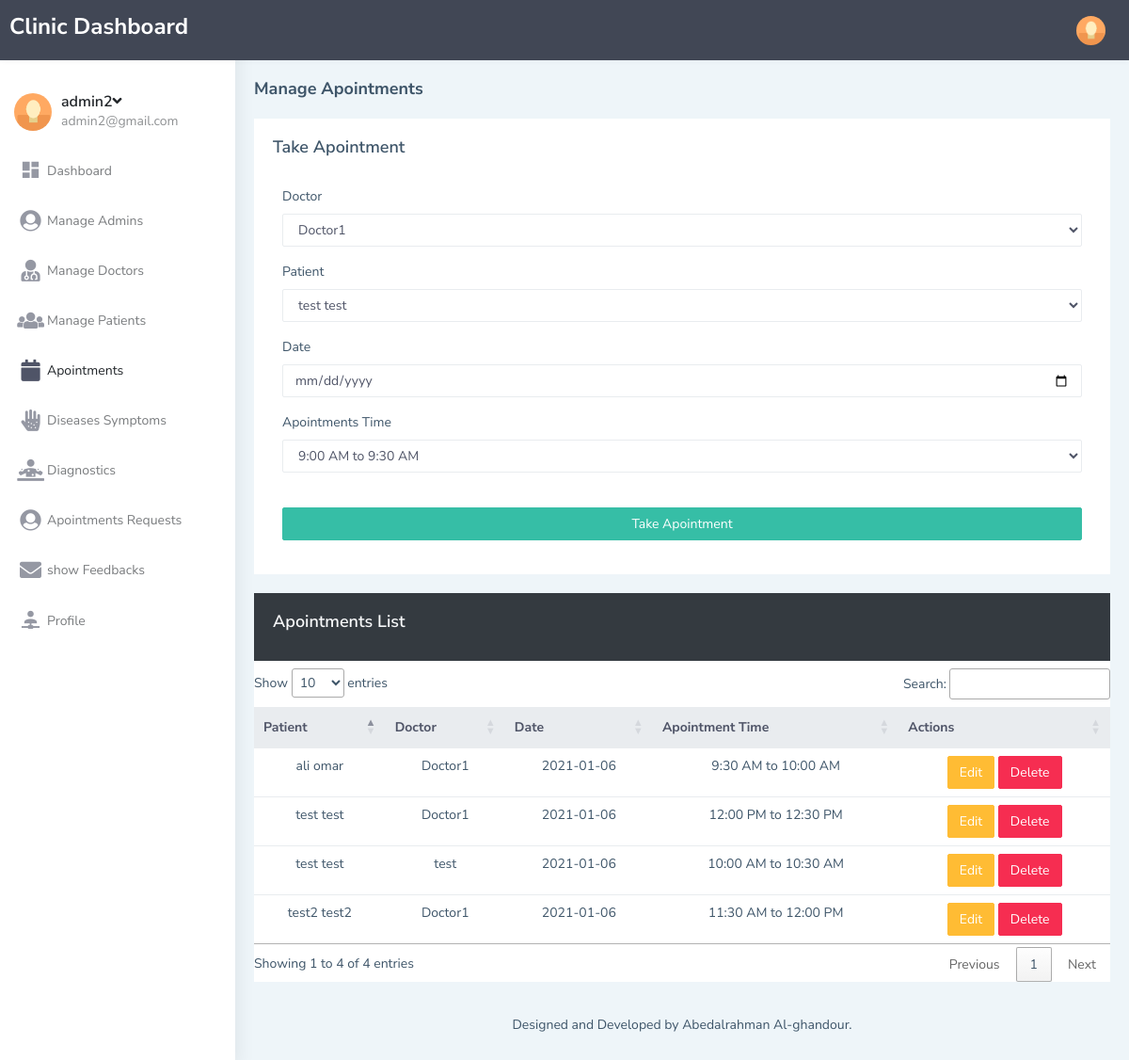
The app's page /admin/apointments.php (signed in) with its own data.
### tables this page shows
CREATE TABLE `apointments` (
  `id` int(255) NOT NULL,
  `doctor_id` int(255) DEFAULT NULL,
  `patient_id` int(255) NOT NULL,
  `Date` date DEFAULT NULL,
  `starting_time` varchar(255) DEFAULT NULL,
  `end_time` varchar(255) DEFAULT NULL,
  `apointment_time` text DEFAULT NULL
);

CREATE TABLE `patient` (
  `id` int(255) NOT NULL,
  `pat_fname` varchar(255) NOT NULL,
  `pat_lname` varchar(255) NOT NULL,
  `ssn` varchar(255) DEFAULT NULL,
  `date_of_birth` date NOT NULL,
  `pat_phone` varchar(15) NOT NULL,
  `pat_address` varchar(255) NOT NULL,
  `pat_gender` varchar(20) NOT NULL,
  `register_date` varchar(255) NOT NULL
);

CREATE TABLE `doctors` (
  `id` int(255) NOT NULL,
  `doc_name` varchar(255) NOT NULL,
  `doc_major` varchar(255) NOT NULL,
  `doc_phone` varchar(255) DEFAULT NULL,
  `working_time` varchar(255) NOT NULL
);

### admin/apointments.php (the view, shortened to what this page needs)
<?php
include "includes/header.php" ;
?>
 <div class="page-wrapper">
            <div class="page-breadcrumb">
                <div class="row align-items-center">
                    <div class="col-5">
                        <h4 class="page-title">Manage Apointments</h4>
                    </div>
                </div>
            </div>
            <div class="container-fluid">
                <div class="row">
                    <div class="col-lg-12 col-xlg-12 col-md-12">
                        <div class="card">
                            <div class="card-body">
                                <h4 class="card-title">Take Apointment</h4>
                                <br>
                                <form class="form-horizontal form-material" method="post">
                                    <div class="form-group">
                                        <label class="col-md-12">Doctor</label>
                                        <div class="col-md-12">
                                            <select class="form-control" name="doctor">
                                                <?php
                                                    $query2 = "SELECT * from doctors";
                                                    $res = mysqli_query($conn,$query2);
                                                    while ($row2 = mysqli_fetch_assoc($res)) {
                                                        echo '<option value="'.$row2['id'].'">'.$row2['doc_name'].'</option>';
                                                    }
                                                ?>
                                            </select>
                                        </div>
                                    </div>
                                    <div class="form-group">
                                        <label class="col-md-12">Patient</label>
                                        <div class="col-md-12">
                                            <select class="form-control" name="patient">
                                                <?php
                                                    $query2 = "SELECT * from patient";
                                                    $res = mysqli_query($conn,$query2);
                                                    while ($row2 = mysqli_fetch_assoc($res)) {
                                                        echo '<option value="'.$row2['id'].'">'.$row2['pat_fname'].' '.$row2['pat_lname'].'</option>';
                                                    }
                                                ?>
                                            </select>
                                        </div>
                                    </div>
                                    <div class="form-group">
                                        <label class="col-md-12">Date</label>
                                        <div class="col-md-12">
                                            <input type="date" class="form-control" id="date" name="date" required>
                                        </div>
                                    </div>
                                    <div class="form-group">
                                        <label class="col-md-12">Apointments Time</label>
                                        <div class="col-md-12">
                                            <select name="apo_time" class="form-control" id="apo_time" onchange="check_time()">
                                                <option value="9:00 AM to 10:30 AM">
                                                    9:00 AM to 9:30 AM
                                                </option>
                                            </select>
                                        </div>
                                    </div>
                                    <br>
                                    <div class="form-group">
                                        <div class="col-sm-12">
                                            <button class="btn btn-success btn-block" name="take_apointment" type="submit">Take Apointment</button>
                                        </div>
                                    </div>
                                </form>
                            </div>
                        </div>
                    </div>
                    <div class="col-12">
                        <div class="card">
                            <div class="card-body bg-dark text-light">
                                <h4 class="card-title">Apointments List</h4>
                            </div>
                            <div class="table-responsive mt-2">
                                <table class="table text-center" id="table">
                                    <thead class="thead-light">
                                        <tr>
                                            <th scope="col">Patient</th>
                                            <th scope="col">Doctor</th>
                                            <th scope="col">Date</th>
                                            <th scope="col">Apointment Time</th>
                                            <th scope="col">Actions</th>
                                        </tr>
                                    </thead>
                                    <tbody>
                                    <?php
                                    $query2 = "SELECT apointments.* , doctors.doc_name , patient.pat_fname , patient.pat_lname from apointments INNER JOIN doctors ON apointments.doctor_id = doctors.id
                                    INNER JOIN patient ON apointments.patient_id = patient.id order by id DESC";
                                    $exec = mysqli_query($conn , $query2);
                                    $apSet = Array();
                                    while($apointment = mysqli_fetch_assoc($exec)){
                                        $apSet [] = $apointment;
                                    }
                                    foreach ($apSet as $ap) {
                                        echo " <tr>
                                            <td scope='row'>".$ap['pat_fname'].' '.$ap['pat_lname']."</td>
                                            <td scope='row'>".$ap['doc_name']."</td>
                                            <td scope='row'>".$ap['Date']."</td>
                                            <td scope='row'>".$ap['apointment_time']."</td>
                                            <td scope='row'>
                                                <a href='edit_apointment.php?ap_id=".$ap['id']."' class='btn btn-warning'>Edit</a>
                                                <a href='delete_apointment.php?ap_id=".$ap['id']."' class='btn btn-danger'>Delete</a>
                                            </td>
                                        </tr>";
                                    }
                                    ?>
                                    </tbody>
                                </table>
                            </div>
                        </div>
                    </div>
                </div>
<?php include "includes/footer.php" ?>

### admin/includes/header.php (shortened to what this page needs)
<?php
$conn=mysqli_connect("localhost","root","root")
      or die("Could Not Connect");
if(!isset($_SESSION['admin_id'])){
    header('location:login.php');
}else{
    $admin_id = $_SESSION['admin_id'];
    $q = "SELECT * from admin where id ='$admin_id' ";
    $res = mysqli_query($conn , $q);
    $row = mysqli_fetch_assoc($res);
}
?>
<!DOCTYPE html>
<html dir="ltr" lang="en">
<head>
    <link href="assets/libs/chartist/dist/chartist.min.css" rel="stylesheet">
    <link href="dist/css/style.min.css" rel="stylesheet">
  <link rel="stylesheet" type="text/css" href="https://cdn.datatables.net/1.10.22/css/jquery.dataTables.css">
</head>
<body>
    <div id="main-wrapper" data-layout="vertical" data-navbarbg="skin5" data-sidebartype="full"
        data-sidebar-position="absolute" data-header-position="absolute" data-boxed-layout="full">
        <header class="topbar" data-navbarbg="skin5">
            <nav class="navbar top-navbar navbar-expand-md navbar-dark">
                <div class="navbar-header" data-logobg="skin5">
                    <a class="navbar-brand" href="index.html">
                        <span class="logo-text">
                            <h3>Clinic Dashboard</h3>
                        </span>
                    </a>
                </div>
                <div class="navbar-collapse collapse" id="navbarSupportedContent" data-navbarbg="skin5">
                    <ul class="navbar-nav float-right">
                        <li class="nav-item dropdown">
                            <a class="nav-link dropdown-toggle text-muted waves-effect waves-dark pro-pic" href=""
                                data-toggle="dropdown" aria-haspopup="true" aria-expanded="false"><img
                                    src="assets/images/users/1.jpg" alt="user" class="rounded-circle"
                                    width="31"></a>
                        </li>
                    </ul>
                </div>
            </nav>
        </header>
        <aside class="left-sidebar" data-sidebarbg="skin6">
            <div class="scroll-sidebar">
                <nav class="sidebar-nav">
                    <ul id="sidebarnav">
                        <li>
                            <div class="user-profile d-flex no-block dropdown m-t-20">
                                <div class="user-pic"><img src="assets/images/users/1.jpg" alt="users"
                                        class="rounded-circle" width="40" /></div>
                                <div class="user-content hide-menu m-l-10">
                                    <a href="javascript:void(0)" class="" id="Userdd" role="button"
                                        data-toggle="dropdown" aria-haspopup="true" aria-expanded="false">
                                        <h5 class="m-b-0 user-name font-medium"><?php echo $row['admin_name']; ?><i
                                                class="fa fa-angle-down"></i></h5>
                                        <span class="op-5 user-email"><?php echo $row['admin_email']; ?></span>
                                    </a>
                                </div>
                            </div>
                        </li>
                        <li class="sidebar-item"> <a class="sidebar-link waves-effect waves-dark sidebar-link"
                                href="index.php" aria-expanded="false"><i class="mdi mdi-view-dashboard"></i><span
                                    class="hide-menu">Dashboard</span></a></li>
                        <li class="sidebar-item">
                            <a class="sidebar-link waves-effect waves-dark sidebar-link" href="manage_admins.php" aria-expanded="false">
                                <i class="fa fa-user-circle"></i>
                                <span class="hide-menu">Manage Admins</span>
                        </a></li>
                        <li class="sidebar-item">
                            <a class="sidebar-link waves-effect waves-dark sidebar-link" href="manage_doctors.php" aria-expanded="false">
                                <i class="fa fa-user-md"></i>
                                <span class="hide-menu">Manage Doctors</span>
                        </a></li>
                        <li class="sidebar-item">
                            <a class="sidebar-link waves-effect waves-dark sidebar-link" href="manage_patients.php" aria-expanded="false">
                                <i class="fa fa-users"></i>
                                <span class="hide-menu">Manage Patients</span>
                        </a></li>
                        <li class="sidebar-item">
                            <a class="sidebar-link waves-effect waves-dark sidebar-link" href="apointments.php" aria-expanded="false">
                                <i class="fa fa-calendar"></i>
                                <span class="hide-menu">Apointments</span>
                        </a></li>
                        <li class="sidebar-item">
                            <a class="sidebar-link waves-effect waves-dark sidebar-link" href="diseases_symptoms.php" aria-expanded="false">
                                <i class="fa fa-allergies"></i>
                                <span class="hide-menu">Diseases Symptoms</span>
                        </a></li>
                        <li class="sidebar-item">
                            <a class="sidebar-link waves-effect waves-dark sidebar-link" href="diagnostics.php" aria-expanded="false">
                                <i class="fas fa-diagnoses"></i>
                                <span class="hide-menu"> Diagnostics</span>
                        </a></li>
                        <li class="sidebar-item"> <a class="sidebar-link waves-effect waves-dark sidebar-link"
                    href="apointments_requests.php" aria-expanded="false"><i
                        class="fa fa-user-circle"></i><span class="hide-menu">Apointments Requests
                        </span></a></li>
                        <li class="sidebar-item"> <a class="sidebar-link waves-effect waves-dark sidebar-link"
                    href="show_feedbacks.php" aria-expanded="false"><i
                        class="fa fa-envelope"></i><span class="hide-menu">show Feedbacks
                        </span></a></li>
                        <li class="sidebar-item"> <a class="sidebar-link waves-effect waves-dark sidebar-link"
                    href="profile.php" aria-expanded="false"><i
                        class="mdi mdi-account-network"></i><span class="hide-menu">Profile
                        </span></a></li>
                    </ul>
                </nav>
            </div>
        </aside>

### records on screen
apointments: patient.pat_fname "ali", patient.pat_lname "omar", doctor.doc_name "Doctor1", Date "2021-01-06", apointment_time "9:30 AM to 10:00 AM"
apointments: patient.pat_fname "test", patient.pat_lname "test", doctor.doc_name "Doctor1", Date "2021-01-06", apointment_time "12:00 PM to 12:30 PM"
apointments: patient.pat_fname "test2", patient.pat_lname "test2", doctor.doc_name "Doctor1", Date "2021-01-06", apointment_time "11:30 AM to 12:00 PM"
apointments: patient.pat_fname "test", patient.pat_lname "test", doctor.doc_name "test", Date "2021-01-06", apointment_time "10:00 AM to 10:30 AM"

### other values on screen
$row['admin_name'] "admin2"
$row['admin_email'] "admin2@gmail.com"
form field doctor "Doctor1"
form field patient "test test"
